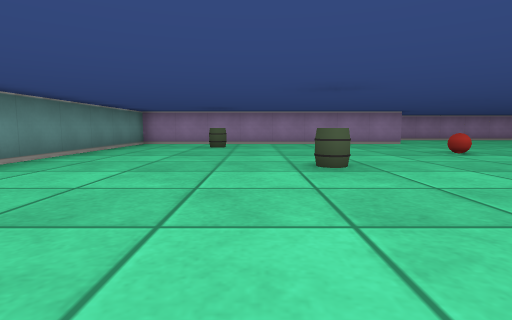
view 1 (above)

17 first-person views from a walk through a cub3D maze. The camera is about half as high as the walls, tilts 6° down and sees 80° across. The floor is counted in squares. Each view is taken from the middle of a square. On the plan, view 1 faces up. The plan holds only what a view shows up to about 9 squares ahead; the rest is blank.

view 2
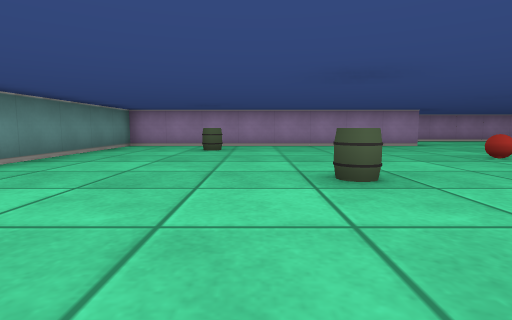

view 3
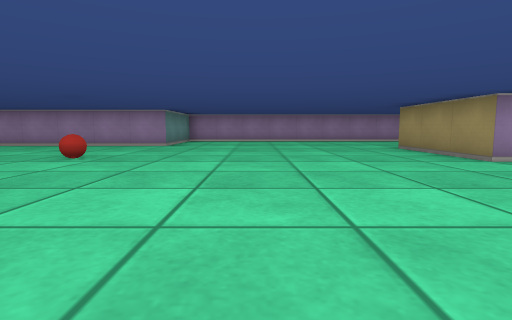

view 4
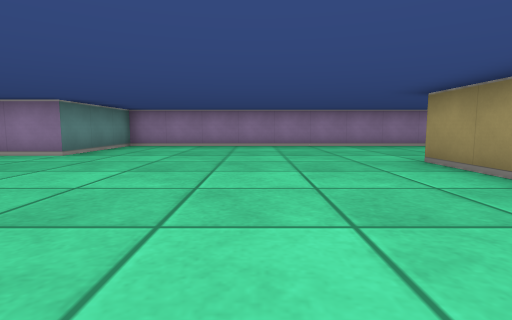

view 5
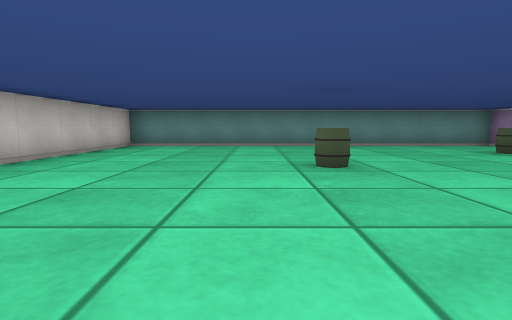

view 6
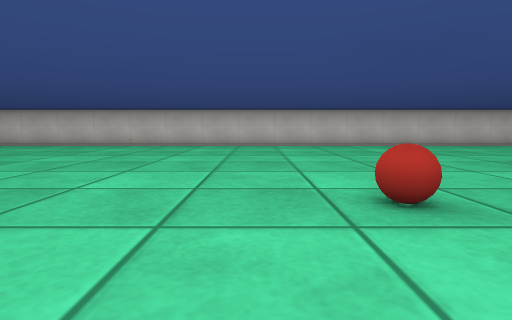

view 7
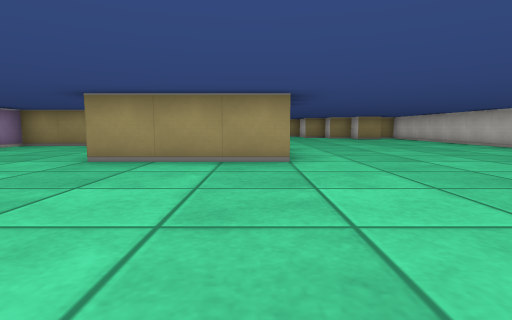

view 8
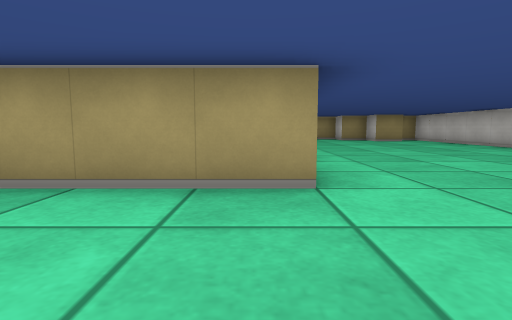

view 9
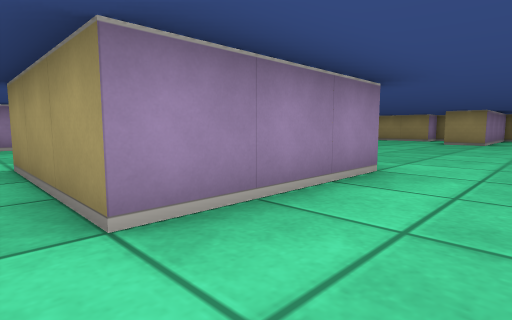

view 10
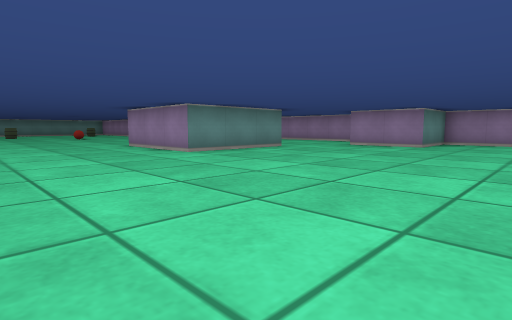

view 11
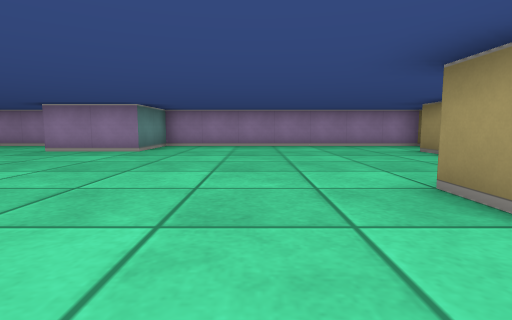

view 12
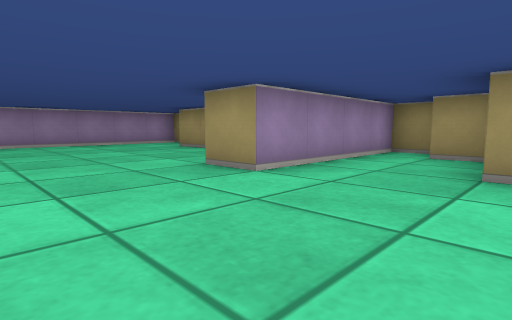

view 13
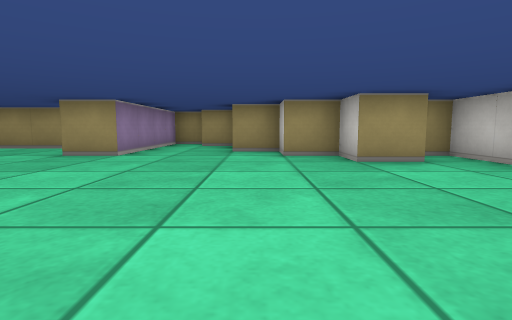

view 14
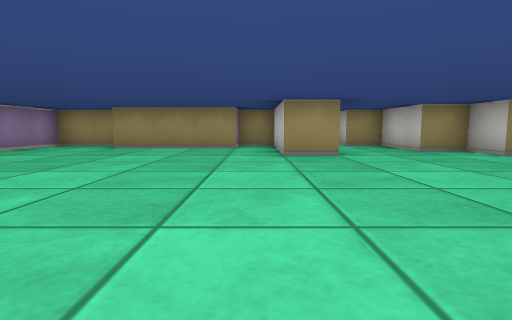

view 15
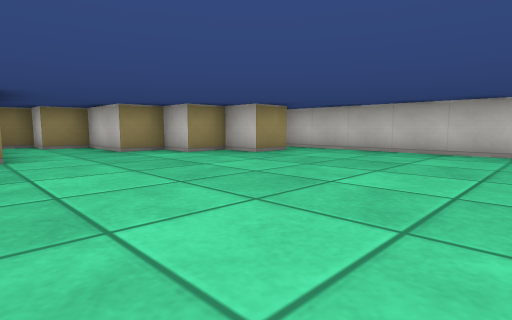

view 16
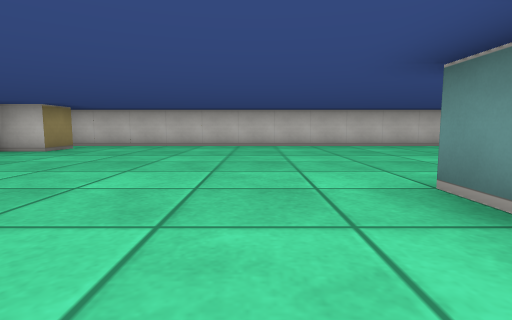

view 17
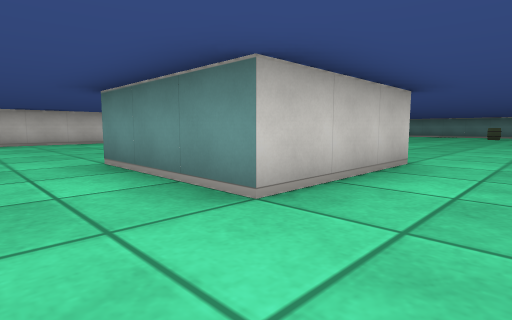

### Floor plan
Points are (right, up) in squares from view 1. A wall is a line through its corners. A room is listed if a view was taken in it or the views show most of it. See-through windows are left out.
Room 1 (views 1, 2, 3, 4, 5, 6, 7, 8, 9, 10, 11, 12, 13, 14, 15, 16, 17)
walls: (10.5, 5.5) (10.5, 8.5) (13.5, 8.5) (13.5, 5.5) (10.5, 5.5); (19.5, 0.4) (19.5, 1.5) (20.5, 1.5) (20.5, 2.5) (21.5, 2.5) (21.5, 3.5) (23.5, 3.5) (23.5, 4.5) (24.5, 4.5) (24.5, 5.5) (20.5, 5.5) (20.5, 6.5) (23.5, 6.5) (23.5, 7.5) (22.5, 7.5) (22.5, 10.5); (23.5, 10.9) (23.5, 12.5) (16.5, 12.5) (16.5, 10.5) (14.5, 10.5) (14.5, 12.5) (4.5, 12.5) (4.5, 9.5) (-3.5, 9.5) (-3.5, -0.5) (20.5, -0.5) (20.5, 0)
objects: barrel (-1, 8); barrel (1, 4); ball (4, 6)

Positions as (right, up) in squares from view 1, and headings:
1: (0, 0), facing up
2: (0, 1), facing up
3: (7, 1), facing up
4: (8, 4), facing up
5: (5, 3), facing left
6: (5, 8), facing down
7: (6, 6), facing right
8: (8, 6), facing right
9: (10, 4), facing up-right
10: (19, 2), facing up-left
11: (19, 4), facing up
12: (18, 3), facing up-right
13: (15, 3), facing right
14: (15, 7), facing right
15: (15, 6), facing down-right
16: (15, 8), facing down
17: (15, 10), facing down-left
